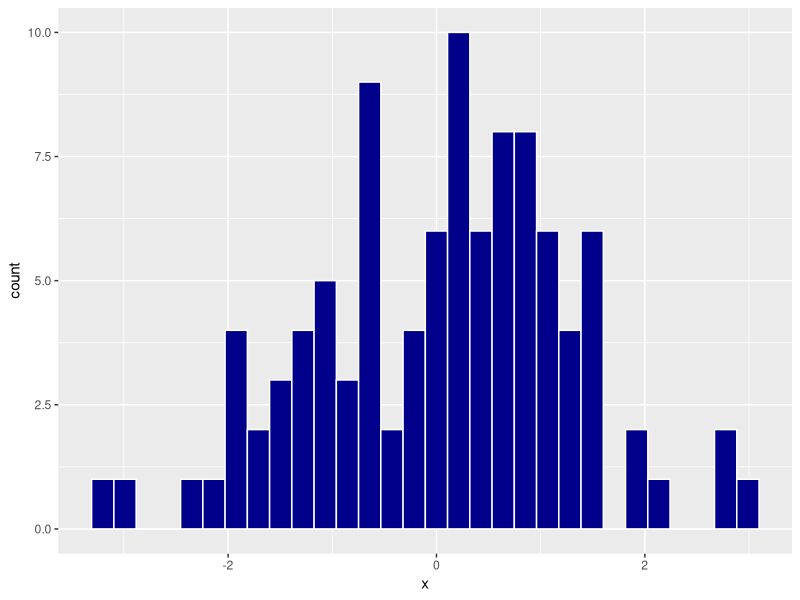
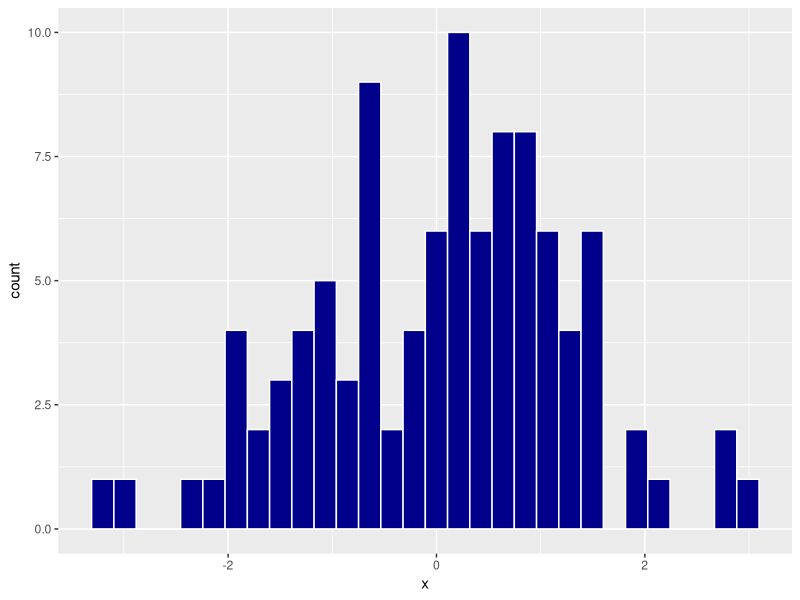

Write R code to recreate these figures, in order.
## ---- chunk 1
library(tidyverse)
set.seed(1028)
data.frame(x =  rnorm(100)) %>% ggplot(aes(x)) + geom_histogram(colour = "white", fill = "darkblue")
## ---- chunk 2
library(tidyverse)
set.seed(1028)
data.frame(x =  rnorm(100)) %>% ggplot(aes(x)) + geom_histogram(colour = "white", fill = "darkblue")
